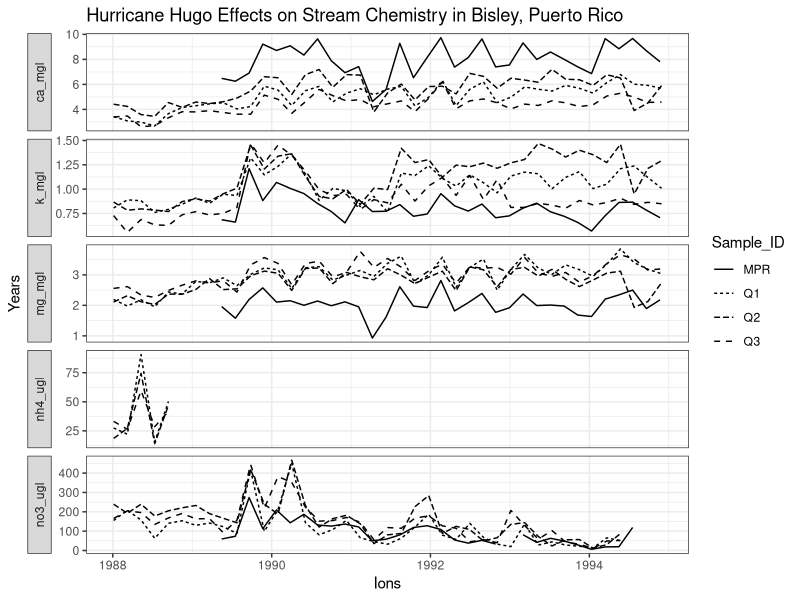

Write R code to recreate this figure.
## ---- chunk 1
library(tidyverse)

binded_long_output <- read_csv("../output/bined_long.csv")

hugo_date <- ymd("1989-09-18")

figure3_recreation <- binded_long_output |>
  ggplot(
    mapping = aes(
      x = window_start,
      y = window_mean,
      group = Sample_ID,
      linetype = Sample_ID,
    )
  ) +
  geom_line() +
  theme_linedraw() +
  theme_bw() +
  theme(legend.position = "right") +
  theme(strip.placement = "outside") +
  facet_grid(vars(binded_long_output$ions), scales = "free", switch = "y") +
  labs(
    x = "Ions",
    y = "Years",
    title = "Hurricane Hugo Effects on Stream Chemistry in Bisley, Puerto Rico"
  )

figure3_recreation
